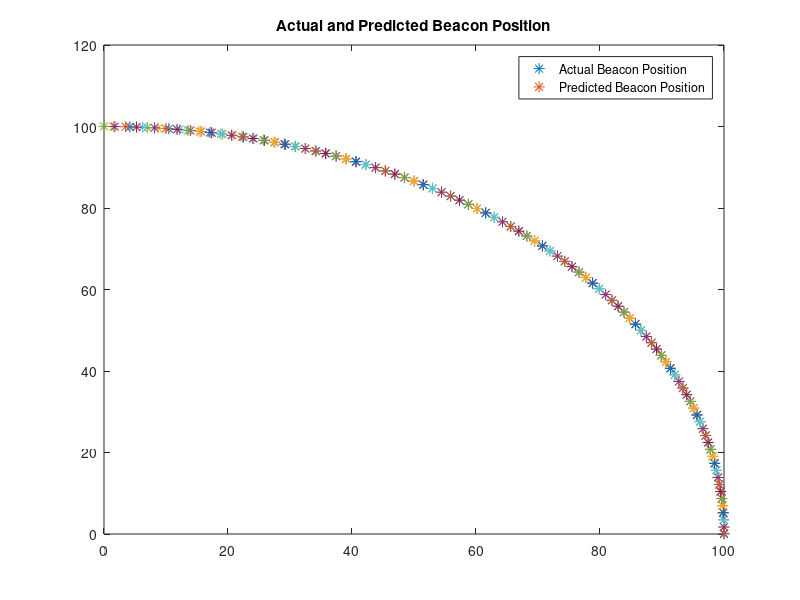
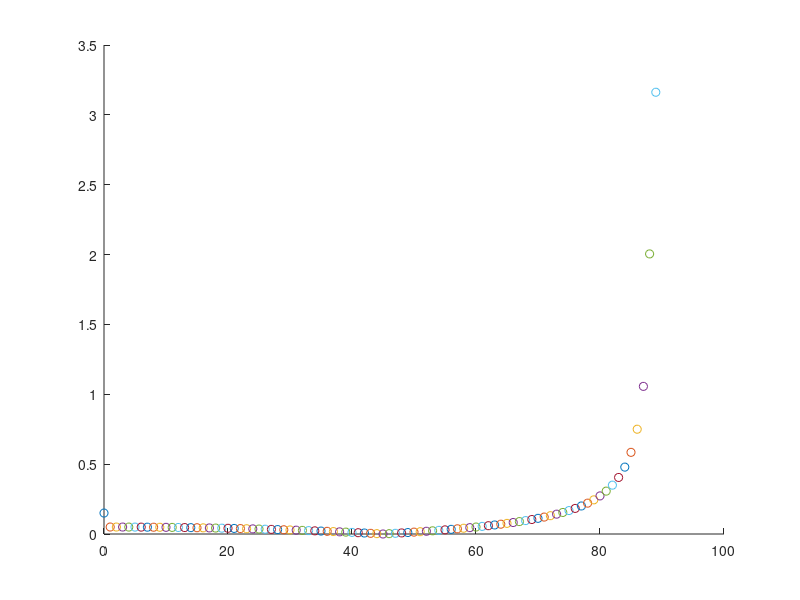

Write the MATLAB code that produced these figures, in order.
%% Senior Projects Position Modeling Take 2
% Created: National Garlic Lovers Day
% Modified: National Noodle Day

%% Housekeeping!
clear; close all; clc;

%% Initialize Position of Antennas and Beacon
angles=0:89;
for i=1:90
A1 = [0 0]; 
A2 = [0 0.2];
A3 = [0 0.5];

% Distances between antennas
s12 = norm(abs(A1 - A2)); 
s13 = norm(abs(A1 - A3));

Bee = [100*cosd(angles(i)) 100*sind(angles(i))];

% Quick Plot for sanity
% figure(1);
% plot(A1(1),A1(2),'*','MarkerSize',8);
% hold on
% plot(A2(1),A2(2),'*','MarkerSize',8);
% plot(A3(1),A3(2),'*','MarkerSize',8);
% plot(Bee(1),Bee(2),'*','MarkerSize',8);
% Sanity checked!

% Find the ranges.
r1 = norm(abs(Bee-A1));
r2 = norm(abs(Bee-A2));
r3 = norm(abs(Bee-A3));

%% Initialize other Parameters
f = 2.4e9; % Hz, frequency of sine wave
c = 299792458; % m/s, the speed of light
lambda = c/f; % m, wavelength
dspec = lambda/(2*pi); % "specific distance"

%% Actual Calculations
r12 = abs(r1-r2); % distance difference (m)
r13 = abs(r1-r3);

dphi12 = (r12+.0001)/dspec; % calculate phase difference 

theta12 = asind(lambda*dphi12/(2*pi*s12));

%% Actual Position, using A1 as reference antenna
Wasp = [r1*cosd(theta12) r1*sind(theta12)];

% New plotting sanity check
figure(2);
set(gcf,'Color','White');
plot(Bee(1),Bee(2),'*','MarkerSize',8);
hold on
plot(Wasp(1),Wasp(2),'*','MarkerSize',8);
legend('Actual Beacon Position','Predicted Beacon Position');
% xlim([Bee(1)-1 Bee(1)+1]); ylim([Bee(2)-1 Bee(2)+1]);
err(i,:) = abs(Bee - Wasp);
title('Actual and Predicted Beacon Position');
% fprintf('The X direction error is: %.3f.\n',err(1));
% fprintf('The Y direction error is: %.3f.\n',err(2));

figure(3)
scatter(angles(i),norm(err(i,:)))
hold on


end

